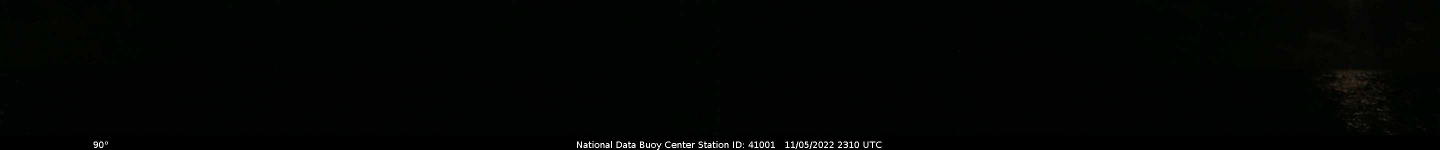
#> input picture images/buoys/41001/2022_11_5_19_27.jpg, 2880 x 300 px (shown at 1/2 size); its folder holds only this picture in this run
$ python dec17_2024.py
#> lines starting #> are read from the running program, lines starting #| are printed output that depends on the picture
import glob
import os
import cv2
import numpy as np
from tqdm import tqdm
import time
import datetime
import requests
import os
import re

def scrape_noaa_buoycams(image_directory):
    # URL of the buoycam image should be like this https://www.ndbc.noaa.gov/buoycam.php?station=42039
#> called with image_directory = 'images/buoys'
    buoycam_url = "https://www.ndbc.noaa.gov/buoycam.php?station={buoycam_id}"

    # List of buoycam IDs
    buoycam_ids = ["45007", "45012", "46002", "46011", "46012", "46015", "46025", "46026", "46027", "46028", "46042", "46047", "46053", "46054", "46059", "46066", "46069", "46071", "46072", "46078", "46085", "46086", "46087", "46088", "46089", "51000", "51001", "51002", "51003", "51004", "51101", "46084"]
    # Create the image directory if it doesn't exist
    os.makedirs(image_directory, exist_ok=True)

    # Scrape images from each buoycam
    for buoycam_id in buoycam_ids:
        # Construct the URL for the buoycam image
        url = buoycam_url.format(buoycam_id=buoycam_id)

        # Send a GET request to retrieve the image data
        response = requests.get(url)

        # Check if the request was successful
        if response.status_code == 200:
            timedateofimage = datetime.datetime.utcnow().strftime("%Y%m%d%H%M%S")
            # Convert the timedateofimage to Zulu snake case format
            zulu_snakecased_time = re.sub(r'[^a-zA-Z0-9]', '_', timedateofimage)

            # Save the image to the image directory
            # Save the image with the Zulu snakecased timecode
            image_path = os.path.join(image_directory, f"{buoycam_id}/{buoycam_id}_{zulu_snakecased_time}.jpg")

            with open(image_path, "wb") as f:
                f.write(response.content)
            print(f"Image saved: {image_path}")
        else:
            print(f"Failed to retrieve image from buoycam {buoycam_id}")

# Example usage
image_directory = "images/buoys"

scrape_noaa_buoycams(image_directory)
#> (the call stopped at in scrape_noaa_buoycams, `response = requests.get(url)`: the network is not available in this run)
# Function to determine if an image is mostly black
def is_mostly_black(image, threshold=10):
    return np.mean(image) < threshold

# Function to stitch images horizontally
def stitch_panels_horizontally(panels):
    # Ensure all panels are the same height before stitching
    max_height = max(panel.shape[0] for panel in panels)
    panels_resized = [cv2.resize(panel, (panel.shape[1], max_height), interpolation=cv2.INTER_LINEAR) for panel in panels]
    return np.concatenate(panels_resized, axis=1)

# Function to stitch images vertically
def stitch_vertical(rows):
    # Ensure all rows are the same width before stitching
    max_width = max(row.shape[1] for row in rows)
    # Resize rows to the max width or pad with black pixels
    rows_resized = []
    for row in rows:
        if row.shape[1] < max_width:
            padding = np.zeros((row.shape[0], max_width - row.shape[1], 3), dtype=np.uint8)
            row_resized = np.concatenate((row, padding), axis=1)
        else:
            row_resized = row
        rows_resized.append(row_resized)

    # Stitch the rows together
    return np.concatenate(rows_resized, axis=0)
# Split into vertical panels
def split_into_panels(image, number_of_panels=6):
    # Split the image into six equal vertical panels (side by side)
    width = image.shape[1]
    panel_width = width // number_of_panels
    panels = [image[:, i*panel_width:(i+1)*panel_width] for i in range(number_of_panels)]
    # Ensure last panel takes any remaining pixels to account for rounding
    panels[-1] = image[:, (number_of_panels-1)*panel_width:]
    return panels

# Remove the bottom strip from each panel
def remove_bottom_strip(panel, strip_height=20):
    # Assume the strip to be removed is at the bottom of the image
    return panel[:-strip_height, :]

# Enhance the image
def enhance_image(panel, clip_limit=2.0, tile_grid_size=(8, 8)):
    # Apply any enhancements to the panel, like histogram equalization, etc.
    # Convert to YUV color space
    panel_yuv = cv2.cvtColor(panel, cv2.COLOR_BGR2YUV)
    # Apply CLAHE to the Y channel
    clahe = cv2.createCLAHE(clipLimit=clip_limit, tileGridSize=tile_grid_size)
    panel_yuv[:, :, 0] = clahe.apply(panel_yuv[:, :, 0])
    # Convert back to BGR color space
    enhanced_panel = cv2.cvtColor(panel_yuv, cv2.COLOR_YUV2BGR)
    return enhanced_panel

# Process and stitch panels
def preprocess_and_stitch_panels(image, number_of_panels=6, strip_height=35):
    panels = split_into_panels(image, number_of_panels)
    processed_panels = [enhance_image(remove_bottom_strip(panel, strip_height)) for panel in panels]
    return stitch_panels_horizontally(processed_panels)

# Main processing logic
files = glob.glob('images/buoys/*/*')
rows_to_stitch = []
latest_image_files = []  # Maintain a list of filenames that have been processed

for file in tqdm(files):
    image = cv2.imread(file)
#> image is the input picture: shape (300, 2880, 3); mean B, G, R 2.5, 3.9, 2.3
    orange_value = np.mean(image[:,:,2])
#> orange_value = 2.28

    if not (10 <= orange_value <= 150) or is_mostly_black(image):
        continue
    # Compare with the last image file processed, not the processed row
    elif latest_image_files and np.array_equal(image, cv2.imread(latest_image_files[-1])):
        continue

    row = preprocess_and_stitch_panels(image)
    rows_to_stitch.append(row)  # Append the row for stitching
    latest_image_files.append(file)  # Append the file to the list for comparison
#> pass 2 of the loop `for file in tqdm(files):`:
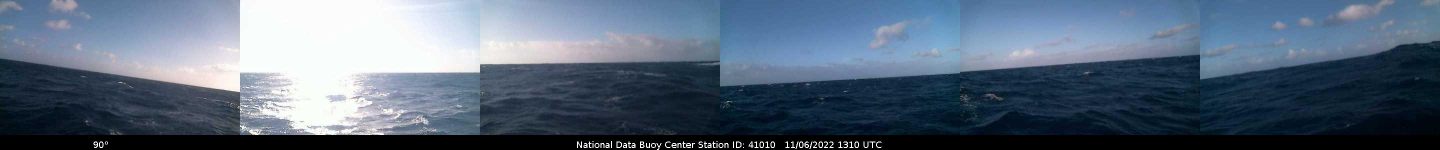
#> input picture images/buoys/41010/2022_11_6_8_22.jpg, 2880 x 300 px (shown at 1/2 size)
#> image is the input picture: shape (300, 2880, 3); mean B, G, R 122.4, 104.2, 88.6
#> orange_value = 88.61
#> width = 2880
#> panel_width = 480
#> in split_into_panels, `panels = [image[:, i*panel_width:(i+1)*panel_width] for i in range(num..`: panels = 6 items
#> in enhance_image (call 6), `enhanced_panel = cv2.cvtColor(panel_yuv, cv2.COLOR_YUV2BGR)`:
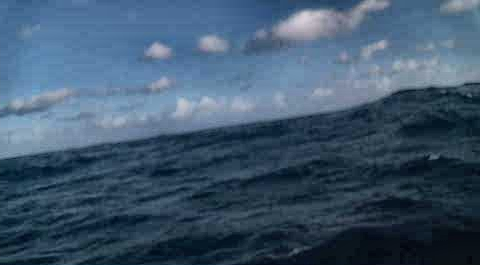
#> enhanced_panel: shape (265, 480, 3); mean B, G, R 109, 86.5, 63.3
#> max_height = 265
#> panels_resized = 6 items
#> in stitch_panels_horizontally, `return np.concatenate(panels_resized, axis=1)`:
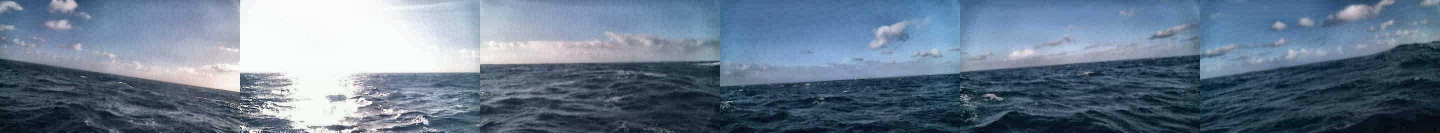
#> returned value: shape (265, 2880, 3) (shown at 1/2 size); mean of channels 0, 1, 2 142.7, 122.8, 105.3; drawn as B, G, R


# Create a collage from the rows
collage = stitch_vertical(rows_to_stitch)
#> the loop in stitch_vertical, `for row in rows:` made 2 passes
#> pass 2, in stitch_vertical, `row_resized = row`:
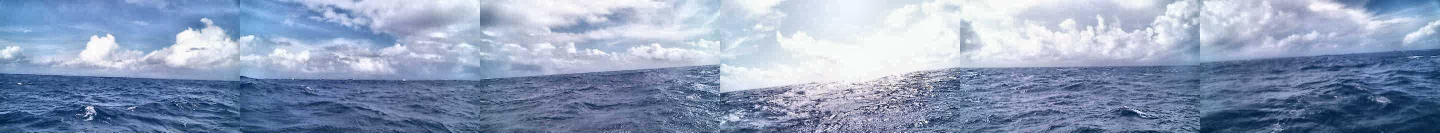
#> row_resized: shape (265, 2880, 3) (shown at 1/2 size); mean of channels 0, 1, 2 186.3, 157.9, 141.4; drawn as B, G, R
#> in stitch_vertical, `return np.concatenate(rows_resized, axis=0)`:
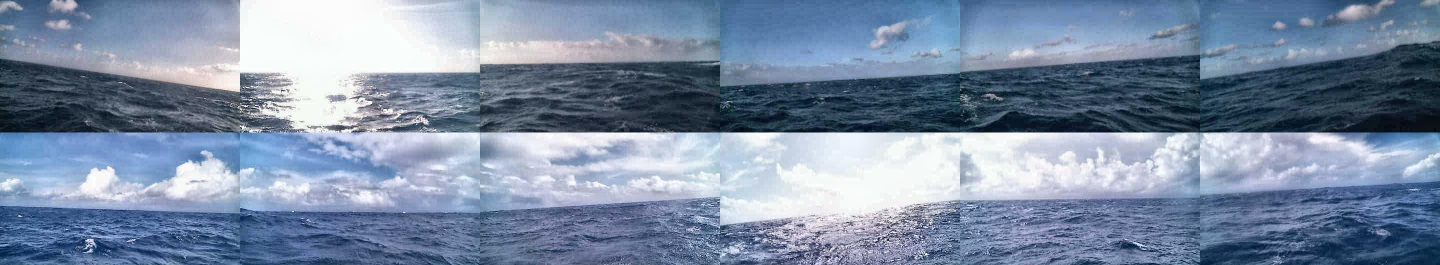
#> returned value: shape (530, 2880, 3) (shown at 1/2 size); mean of channels 0, 1, 2 164.5, 140.3, 123.4; drawn as B, G, R

# Save the collage with timestamp
timestamp = str(int(time.time()))
collage_directory = 'images/save_images'
os.makedirs(collage_directory, exist_ok=True)
filename = os.path.join(collage_directory, f'collage_{timestamp}.jpg')
cv2.imwrite(filename, collage)
print(f"Collage saved to {filename}")

# Display the collage
cv2.imshow('Vertical Collage', collage)
cv2.waitKey(0)
cv2.destroyAllWindows()
